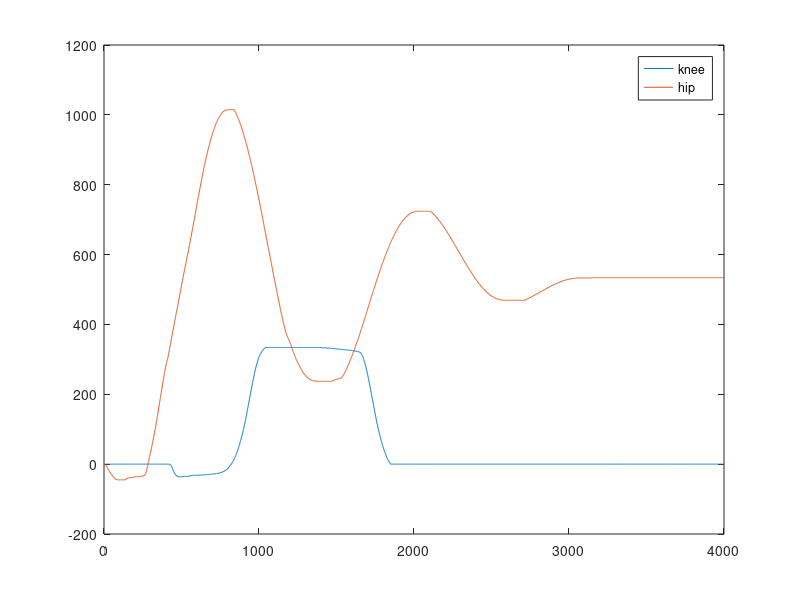

The MATLAB source for this figure: (Note: this script raises an error after producing the figure.)
clear;
close all;
 
load('Golden6.mat');

figure
plot(Trial4);
legend('knee', 'hip')
N = 4000;

[DogLegDataKnee] = Trial4(:,1);
[DogLegDataHip] = Trial4(:,2)*-1;
[DogLegDataAnkle]= zeros(N,1);

DogLegData = [DogLegDataHip,DogLegDataKnee,DogLegDataAnkle];

%
%baudRate = 115200;
%RPM = 7500;
%speed = RPM*0.10472;

% n = number of pulses; N is pulses per rotation 
%n = 4000; N = 2048;
%t = (2*pi*n)/(N*speed);

%% Spacing of data sent to serialportread
% digitalwrite takes about 500 ms, 4 digitalwrite, 4000 instances
dwrite = 0.00046;
dt = dwrite*4;

init_t=0;
N = 4000;
final_t= N*dt;
t_span=linspace(init_t,final_t,N);
%% Converts leg data from PPR to radians rotation
PPR = 2048;
RPT = (2*pi)/(PPR);

DogLegData = DogLegData*RPT;

Lengths = [9.25,9.25,9.81,N];
plotSingleLeg(DogLegData, Lengths)
